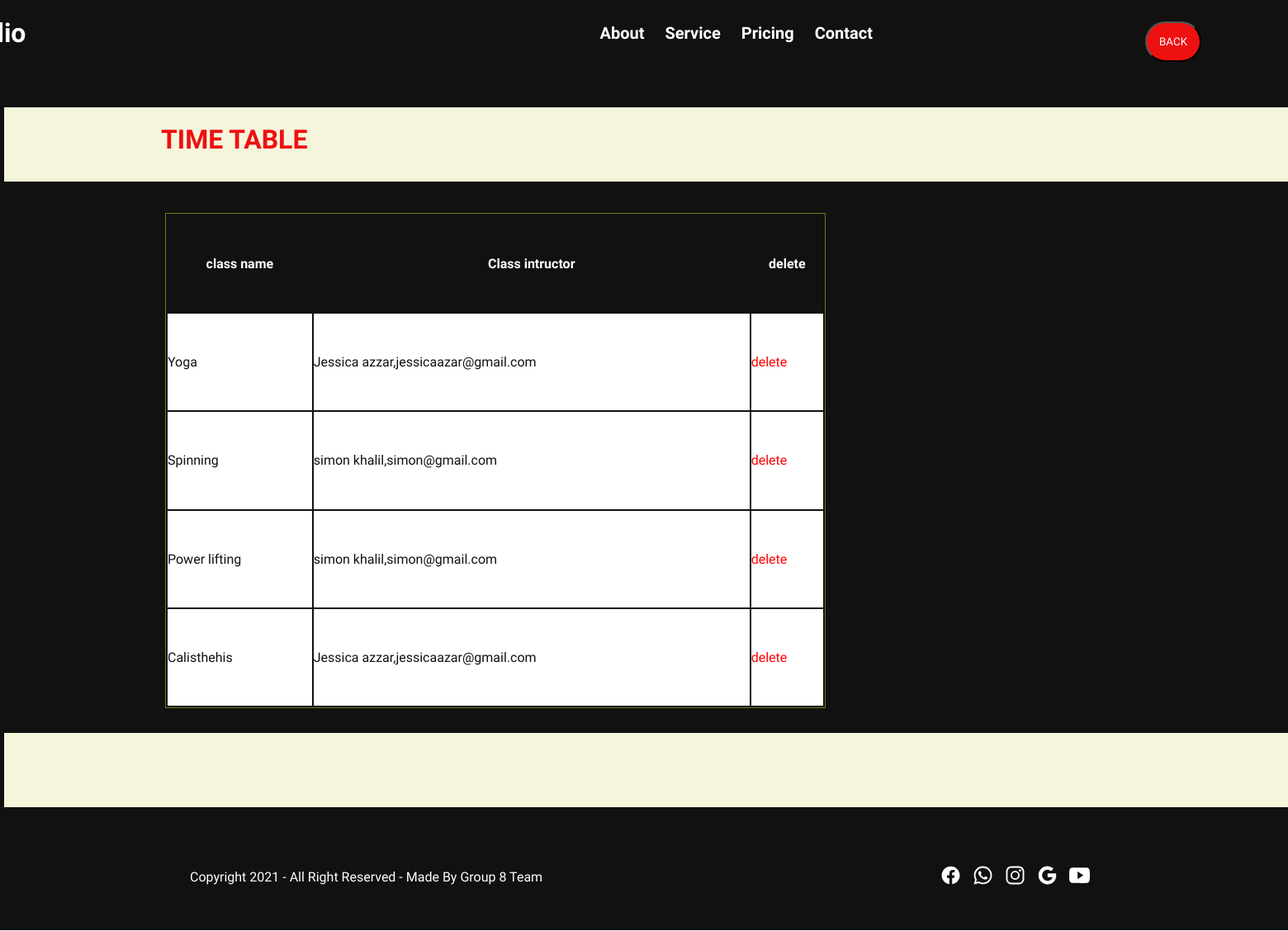
The page /viewreservedclasses/ (signed in) on the database its author committed.
### gymApp/models.py (models this page shows)
class Class(models.Model):
  Class_id=models.CharField(primary_key=True,max_length=2)
  Class_name=models.CharField(max_length=30)
  Class_instructor=models.ForeignKey(Instructor,on_delete=models.CASCADE)
  Class_capacity=models.IntegerField(default=20)
  def __str__(self):
        ret = self.Class_id + ',' + self.Class_name
        return ret

class Instructor(models.Model):
    Male = 'M'
    Female = 'F'
    Gender = [
    ('M', 'Male'),
    ('F', 'Female'),
]
    Instructor_name = models.CharField(max_length=30)
    Instructor_email = models.CharField(max_length=30)
    Instructor_phone = models.IntegerField(default=0)
    Instructor_age=models.IntegerField()
    Instructor_photo=models.CharField(max_length=100)
    Instructor_specialty=models.CharField(max_length=100)
    Instructor_gender=models.CharField(
        max_length=1,
        choices=Gender,
        default=Male,
    )
    def __str__(self):
        ret = self.Instructor_name + ',' + self.Instructor_email
        return ret

### gymApp/views.py (the view)
# urls.py: path('viewreservedclasses/',views.viewreservedclasses, name='viewreservedclasses'),
def viewreservedclasses(request):
    if "uname" in request.session:
        mail=request.session.get("umail")
        user=Client.objects.get(Client_email=mail)
        classes=Reservation.objects.all().filter(client=user)
        l1=[]
        for x in classes:
            item=Class.objects.get(Class_id=x.class_id)
            l1.append(item)
        print(l1)
        return render(request,'reservedclasses.html',{"l1":l1})

### templates/reservedclasses.html (shortened to what this page needs)
<!DOCTYPE html>
<html>
<head>
<link rel="stylesheet" type="text/css" href="/static/CSS/index.css">
</head>
<body>
<div class="container-fluid">
<div class="navbar">
<h1>Portfolio</h1>
<ul>
<li>About</li>
<li>Service</li>
<li>Pricing</li>
<li>Contact</li>
</ul>
<button  style="margin-left:10px;Background-color:#e11;padding: 15px;border-radius: 2em;"><a class="clsass1" href="http://localhost:8000/">BACK</a></button>
</div>
<div class="table1" ><div style="padding:20px;padding-top:20px;background-color:beige;width:2200px;margin-top:-150px;margin-left:-195px;height:50px;"><h1 style="color:#e11 ;margin-left:170px;">TIME TABLE</h1></div><br><br>
    <table >
        <tr><tH>class name </th><th>Class intructor
        </th><th>delete</th></tr>
        {% for X in l1 %}
            <tr><td>{{ X.Class_name }} </td> <td>{{ X.Class_instructor }}</td><td>
            <a style="color:red;" href="http://localhost:8000/deletereservation/id={{X.Class_id }}">delete</a>
            </td></tr>
        {% endfor %}
    </table>
<div style="padding:20px;padding-top:20px;background-color:beige;width:2200px;margin-top:30px;margin-left:-195px;height:50px;"><h1 style="color:#e11 ;margin-left:170px;"></h1></div>
</div>
<div class="footer-fluid" style="margin-top:-130px;">
<div class="footer">
    <p>Copyright 2021 - All Right Reserved - Made By Group 8 Team </p>
<div class="icon">
    <ion-icon name="logo-facebook"></ion-icon>
    <ion-icon name="logo-whatsapp"></ion-icon>
    <ion-icon name="logo-instagram"></ion-icon>
    <ion-icon name="logo-google"></ion-icon>
    <ion-icon name="logo-youtube"></ion-icon>
</div>
</div>
</div>
</body>
</html>

### static/CSS/index.css (style rules this page uses)
a { text-decoration: none; color:white; }
button { margin-top:20px; padding:10px; border-radius: 1em; }
* { margin:0; padding:0; font-family: 'Comfortaa', cursive; }
.container-fluid { width: 100%; background:#111; color: #fff; }
.navbar { width: 1350px; height: 80px; margin:auto; display: flex; justify-content: space-between; align-items: center; }
.navbar h1 { margin-left:-200px; padding-right: 400px; }
.navbar ul { display: flex; align-items: center; justify-content: center; list-style: none; }
.navbar ul li { margin-right: 25px; font-size: 20px; cursor: pointer; font-weight: bold; transition: .5s; }
.table1 { margin-left:200px; margin-top:200px; padding-bottom: 150px; }
.table1 table { border: 1px solid rgb(116, 116, 23); width:800px; height:600px; }
.table1 td { background-color:white; color:#111; }
.footer-fluid { width: 100%; background-color: #111; }
.footer { width: 1200px; margin: auto; padding:50px; display: flex; box-sizing: border-box; justify-content: space-between; align-items: center; }
.footer p { color: #fff; }
.footer ion-icon { color: #fff; font-size: 25px; margin-right: 10px; cursor: pointer; transition: .5s; }

### rows shown on the page
Class: Class_name "Yoga", Class_instructor "Jessica azzar,jessicaazar@gmail.com"
Class: Class_name "Spinning", Class_instructor "simon khalil,simon@gmail.com"
Class: Class_name "Power lifting", Class_instructor "simon khalil,simon@gmail.com"
Class: Class_name "Calisthehis", Class_instructor "Jessica azzar,jessicaazar@gmail.com"
